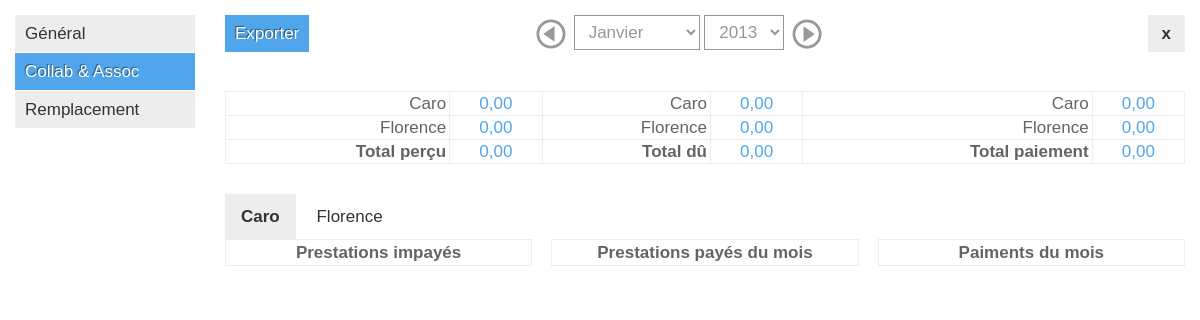
Screenshot of /collab/8 (signed in) with the database file from the repository.
### tables this page shows
CREATE TABLE IF NOT EXISTS `boocompta_coworker` (
  `id` int(11) NOT NULL AUTO_INCREMENT,
  `name` varchar(30) NOT NULL,
  `is_collab_assoc` tinyint(1) NOT NULL DEFAULT '0',
  `is_collab_assoc_tier_pay` tinyint(1) NOT NULL DEFAULT '0',
  `is_rempla` tinyint(1) NOT NULL DEFAULT '0',
  `fk_user` int(11) NOT NULL,
  PRIMARY KEY (`id`)
);

### app/routes/Collab.php (called while the page is built, shortened)
<?php
class Collab
{
    public static function handle()
    {
        $collabs = Coworker::getCollabCoworker();
        View::display();
    }
}

### public/index.php (called while the page is built, shortened)
<?php
require PATH_APP.DS.'app.php';
App::route();

### app/database/database.php (called while the page is built, shortened)
<?php
class Database
{
    static $pdo;
    public static function init()
    {
        if (App::isLocal()) {
            $host = 'localhost';
            $user = 'root';
            $password = '';
        } else {
            $host = '?';
            $user = '?';
            $password = '?';
        }
        static::$pdo = new PDO('mysql:dbname=alexgaliddhelp;'.$host, $user, $password);
    }
    public static function query($request, $param = null, $returnObjIfOnlyOneFound = true)
    {
        if ($param === null) {
            $res = static::$pdo->query($request);
        } else {
            $res = static::$pdo->prepare($request);
            $res->execute($param);
        }
        $items = array();
        while(($item = $res->fetch(PDO::FETCH_OBJ))) {
            $items[] = $item;
        }
        if (sizeof($items) === 0) {
            return true;
        } elseif (sizeof($items) === 1 && $returnObjIfOnlyOneFound === true) {
            return $items[0];
        } else {
            return $items;
        }
    }
}

### app/database/models/coworker.php (called while the page is built, shortened)
<?php
class Coworker
{
    public static function getCollabCoworker()
    {
        return Database::query('SELECT * FROM boocompta_coworker WHERE is_collab_assoc = 1 AND fk_user = '.App::getLoggedUserId().' ORDER BY name', null, false);
    }
}

### app/templates/collab.php (the view, shortened to what this page needs)
<?php View::get('side'); ?>
<div id="app-content">
    <?php MonthSwitcher::display($_SESSION['month'], $_SESSION['year']) ?>
    <?php
        $totalReal = 0;
        $totalToRempla = 0;
        $totalPaid = 0;
    ?>
    <table id="recap-rempla">
        <?php foreach(View::data('totalsPaid') as $name => $recap): ?>
        <?php
            $totalReal += $recap['total_real'];
            $totalToRempla += $recap['total_to_collab'];
            $totalPaid += $recap['total_paid'];
        ?>
        <tr>
            <td class="label"><?php echo $name; ?></td>
            <td><?php echo View::formatAmount($recap['total_real']); ?></td>
            <td class="label"><?php echo $name; ?></td>
            <td><?php echo View::formatAmount($recap['total_to_collab']); ?></td>
            <td class="label"><?php echo $name; ?></td>
            <td><?php echo View::formatAmount($recap['total_paid']); ?></td>
        </tr>
        <?php endforeach; ?>
        <tr>
            <td class="label"><b>Total perçu</b></td>
            <td><?php echo View::formatAmount($totalReal); ?></td>
            <td class="label"><b>Total dû</b></td>
            <td><?php echo View::formatAmount($totalToRempla); ?></td>
            <td class="label"><b>Total paiement</b></td>
            <td><?php echo View::formatAmount($totalPaid); ?></td>
        </tr>
    </table>
    <div id="who">
        <?php foreach(View::data('collabs') as $collab): ?>
        <a href="/collab/<?php echo $collab->id; ?>" <?php echo ($collab->id == View::data('current')->id) ? ' class="current"' : ''; ?>><?php echo $collab->name; ?></a>
        <?php endforeach; ?>
    </div>
    <form method="post">
        <div class="clearfix">
            <?php
                $types = array();
                $types[] = array(
                    'class' => 'prestations-unpaid',
                    'title' => 'Prestations impayés',
                    'collab_list' => 'unpaid_prestations',
                    'show_checkbox' => true,
                    'show_delete' => true
                );
                $types[] = array(
                    'class' => 'prestations-paid',
                    'title' => 'Prestations payés du mois',
                    'collab_list' => 'paid_prestations',
                    'show_checkbox' => false,
                    'show_delete' => false
                );
            ?>
            <?php foreach($types as $type): ?>
            <table class="prestations <?php echo $type['class']; ?>">
                <thead>
                    <tr>
                        <th colspan="7"><?php echo $type['title']; ?></th>
                    </tr>
                </thead>
            </table>
            <?php endforeach; ?>
            <table class="prestations payments">
                <thead>
                    <tr>
                        <th colspan="5">Paiments du mois</th>
                    </tr>
                </thead>
            </table>
        </div>
    </form>
</div>

### app/app.php (shortened to what this page needs)
<?php
class App
{
    public static function init()
    {
        require PATH_DATABASE . DS . 'database.php';
        require PATH_RENDER.DS.'view.php';
    }
    public static function route()
    {
        $currentRoute = App::request('route');
        if ($currentRoute && file_exists(PATH_ROUTES . DS . $currentRoute . '.php') === true) {
            $currentRoute::handle();
            exit();
        }
    }
    public static function getCurrentRoute()
    {
        return mb_strtolower(App::request('route'));
    }
    public static function request($paramName)
    {
        return (isset($_REQUEST[$paramName])) ? $_REQUEST[$paramName] : null;
    }
}

### app/templates/_base.php (shortened to what this page needs)
<!doctype html>
<html lang="en">
    <head>
        <link rel="stylesheet" href="/css/site.css">
    </head>
    <body>
        <?php View::get('content') ?>
    </body>
</html>

### app/render/view.php (shortened to what this page needs)
<?php
class View
{
    private static $base = null;
    private static $templates = array();
    private static $data = array();
    public static function init($baseTemplate)
    {
        require PATH_RENDER.DS.'month_switcher.php';
    }
    public static function base($template)
    {
        static::$base = $template;
    }
    public static function set($template, $key)
    {
        static::$templates[$key] = $template;
    }
    public static function get($key)
    {
        if (isset(static::$templates[$key])) {
            include PATH_TEMPLATES . DS . static::$templates[$key] . '.php';
        }
        if (file_exists(PATH_TEMPLATES . DS . $key . '.php')) {
            include PATH_TEMPLATES . DS . $key . '.php';
        }
    }
    public static function data($key, $data = null)
    {
        if ($data !== null) {
            static::$data[$key] = $data;
        }
        if (isset(static::$data[$key])) {
            return static::$data[$key];
        }
        return null;
    }
    public static function display()
    {
        include PATH_TEMPLATES . DS . static::$base . '.php';
    }
    public static function formatAmount($amount)
    {
        return number_format($amount, 2, ',', ' ');
    }
}

### app/templates/side.php
<a id="logout" href="/logout">x</a>
<div id="side">
    <a <?php echo (View::data('header_selected') === 'main') ? 'class="menu-selected"' : ''; ?> href="/dashboard">Général</a>
    <a <?php echo (View::data('header_selected') === 'collab') ? 'class="menu-selected"' : ''; ?> href="/collab">Collab & Assoc</a>
    <a <?php echo (View::data('header_selected') === 'rempla') ? 'class="menu-selected"' : ''; ?> href="/rempla">Remplacement</a>
</div>

### app/render/month_switcher.php
<?php
class MonthSwitcher
{
    public static function display($currentMonth, $currentYear)
    {
        $months = array('Janvier', 'Février', 'Mars', 'Avril', 'Mai', 'Juin', 'Juillet', 'Août', 'Septembre', 'Octobre', 'Novembre', 'Décembre');
        $years = array();
        for($i = 2011; $i < 2020; $i++) {
            $years[] = $i;
        }
        $currentRoute = App::getCurrentRoute();
        $selectMonth = '<select id="month-switcher-month" name="month">';
        foreach($months as $val => $name) {
            if (($val + 1) == $currentMonth) {
                $selectMonth .= '<option value="'.($val + 1).'" selected="selected">'.$name.'</option>';
            } else {
                $selectMonth .= '<option value="'.($val + 1).'">'.$name.'</option>';
            }
        }
        $selectMonth .= '</select>';
        $selectYear = '<select id="month-switcher-year" name="year">';
        foreach($years as $val) {
            if ($val == $currentYear) {
                $selectYear .= '<option value="'.$val.'" selected="selected">'.$val.'</option>';
            } else {
                $selectYear .= '<option value="'.$val.'">'.$val.'</option>';
            }
        }
        $selectYear .= '</select>';
        echo '
            <div id="month-switcher">
                <a id="export" href="/'.$currentRoute.'/export/'.View::data('export_type').'">Exporter</a>
                <a href="/'.$currentRoute.'/prev_month"><img src="/images/prev-month.png" /></a>
                <form id="month-switcher-form" action="/'.$currentRoute.'/change_date" method="post">
                '.$selectMonth.'
                '.$selectYear.'
                </form>
                <a href="/'.$currentRoute.'/next_month"><img src="/images/next-month.png" /></a>
            </div>
            ';
    }
}

### public/css/site.css (style rules this page uses)
html { font-family:sans-serif;-webkit-text-size-adjust:100%;-ms-text-size-adjust:100% }
body { margin:0 }
* { -moz-box-sizing:border-box;-webkit-box-sizing:border-box;box-sizing:border-box }
b,strong { font-weight:700 }
img { border:0 }
button,input,select,textarea { font-family:inherit;font-size:100%;margin:0 }
table { border-collapse:collapse;border-spacing:0 }
.clearfix:before,.clearfix:after { content:"";display:table }
.clearfix:after { clear:both }
body { font-family:sans-serif;font-size:17px;line-height:25px;color:#646464 }
body input[type="text"],body input[type="password"],body select { padding:6px 10px;background:#fff;color:#969696;outline:0;border:1px solid #969696;outline:0 }
body a,body a:focus,body a:visited,body a:active,body a:hover { color:#333;text-decoration:none }
body #logout { position:absolute;top:15px;right:15px;padding:6px 14px;font-weight:700;background:#ededed;z-index:2 }
body #side { position:absolute;width:180px;top:15px;left:15px }
body #side a { display:block;background:#ededed;padding:6px 10px;font-family:Arial;margin-bottom:1px;cursor:pointer }
body #side a.menu-selected { background:#50a5eb;color:#fff;text-shadow:-1px -1px 1px rgba(0,0,0,.5) }
body #month-switcher { text-align:center }
body #month-switcher #export { background:#50a5eb;color:#fff;text-shadow:-1px -1px 1px rgba(0,0,0,.5);position:absolute;left:0;top:0;padding:6px 10px }
body #month-switcher img { height:36px;vertical-align:middle;opacity:.4 }
body #month-switcher form { display:inline }
body #app-content { position:relative;z-index:1;margin-top:15px;margin-left:225px;padding-right:15px }
body #app-content #month-switcher { padding-right:52px }
body #app-content #recap-rempla { width:100%;margin-bottom:30px;margin-top:39px }
body #app-content #recap-rempla td { border:1px solid #ededed;color:#50a5eb;padding:3px;line-height:1em;text-align:center }
body #app-content #recap-rempla td.label { color:#646464;text-align:right }
body #app-content .prestations { float:left;width:49%;margin-right:2% }
body #app-content .prestations:last-child { margin:0 }
body #app-content .prestations td,body #app-content .prestations th { border-bottom:1px solid #ededed;padding:0 5px;text-align:left }
body #app-content .prestations th { border:1px solid #ededed;text-align:center }
body #app-content #who a { padding:10px 16px;cursor:pointer;display:inline-block }
body #app-content #who a.current { background:#ededed;font-weight:700 }
body #app-content .prestations-unpaid,body #app-content .prestations-paid,body #app-content .payments { width:32%;float:left;margin:0;margin-right:2% }
body #app-content .payments { margin-right:0 }

### rows the page displays
boocompta_coworker: name "Caro", total_real "0,00", total_to_collab "0,00", total_paid "0,00", name "Florence"
boocompta_coworker: name "Florence"

### other values shown
View::formatAmount($totalReal) "0,00"
View::formatAmount($totalToRempla) "0,00"
View::formatAmount($totalPaid) "0,00"
$type['title'] "Prestations impayés"
$type['title'] "Prestations payés du mois"
form field month "Janvier"
form field year "2013"
